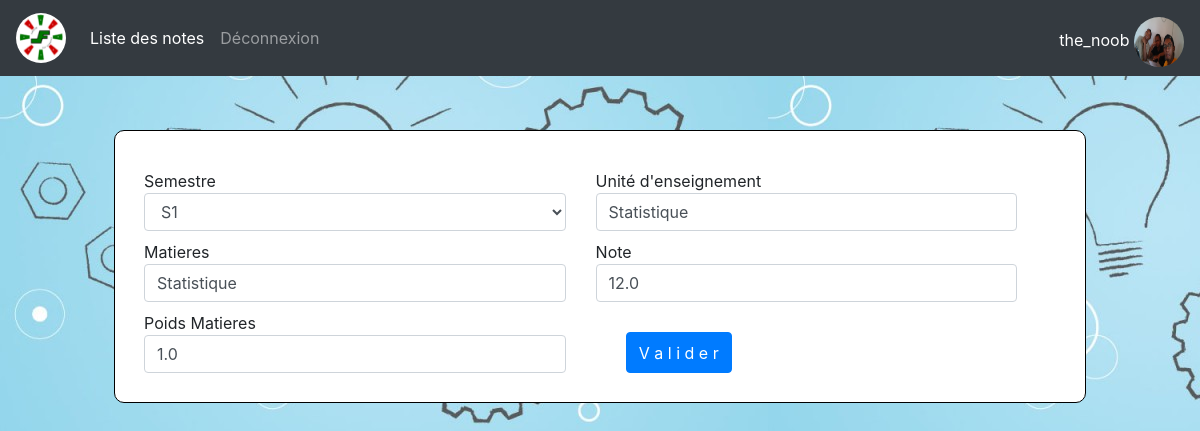
Screenshot of /editnote/4 (signed in) with the database file from the repository.
### blog/models.py (models this page shows, shortened)
class Profil(models.Model):
    utilisateur = models.OneToOneField(User, on_delete=models.CASCADE, verbose_name = u"Choisissez Votre CE: ")
    parcour = models.CharField(choices = parcours, max_length=5,  verbose_name = u"Choisissez Votre Parcours: ")
    avatar = models.ImageField(null = True, blank = True, upload_to='avatars/', default='avatars/student_male_64px.png')
    class Meta:
        ordering = ['utilisateur',]

class Note_User(models.Model):
    Semestre = models.CharField(max_length=3, choices = semestre, null=True)
    Nom_UE = models.CharField(max_length = 20, verbose_name = "Unité d'enseignement",null=True)
    Nom_Mat = models.CharField(max_length = 30, verbose_name = "Matieres",null=True)
    Note = models.FloatField(max_length = 10, verbose_name = "Note",null=True)
    Poids_Mat = models.FloatField(max_length = 10, verbose_name = "Poids Matieres", null = True)
    Validation_UE = models.BooleanField(default = False)
    Validation_Semestre = models.BooleanField(default = False)
    Us = models.ForeignKey(User, on_delete=models.CASCADE, verbose_name="L'étudiant")

### blog/views.py (the view)
# urls.py: path('editnote/<str:pk>', EditNote, name ='editnote'),
@login_required(login_url = '../login/')
def EditNote(request, pk):
    if request.user.is_superuser:
        erreur = False
        success = False
        note_user = Note_User.objects.get(id = pk)
        form = EnregistrerNote(instance = note_user)
        if request.method == 'POST':
            form = EnregistrerNote(request.POST, instance = note_user)
            if form.is_valid:
                form.save()
                return redirect(Shownote)
        else:
            return render(request, 'blog/admin/editnote.html', locals())
    else:
        return redirect(Shownote)

### blog/forms.py
class EnregistrerNote(ModelForm):
	class Meta:
		model = Note_User
		fields = '__all__'
		exclude = ['Validation_UE', 'Validation_Semestre', 'Us']
		widgets={
			'Semestre':forms.Select(attrs={'class':'form-control'}),
			'Nom_UE':forms.TextInput(attrs={'placeholder':"Nom de l'unité", 'class':'form-control'}),
			'Nom_Mat':forms.TextInput(attrs={'placeholder':"Nom de la Matiere", 'class':'form-control'}),
			'Note':forms.NumberInput(attrs={'placeholder':'Note de la matieres','class':'form-control'}),
			'Poids_Mat':forms.NumberInput(attrs={'placeholder':'Poids de la matieres','class':'form-control'}),
		}

### blog/templates/blog/admin/editnote.html (shortened to what this page needs)
{% extends 'blog/signup.html' %}
{% load static %}
{% block 'css' %}
    <link rel="stylesheet" href="{% static 'css/signup.css' %}">
    <link rel="stylesheet" href="{% static 'node_modules/bootstrap/dist/css/bootstrap.css' %}">
{% endblock %}
{% block 'navbar' %}
<nav class="navbar navbar-expand-md navbar-dark bg-dark">
    <a class="navbar-brand" href="#"><img src="{% static 'images/FAC.PNG' %}" alt="Logo Sciences" class="rounded-circle" style="width: 50px; height: 50px;"></a>
    <div class="collapse navbar-collapse" id="navbarCollapse">
        <ul class="navbar-nav mr-auto">
            <li class="nav-item active">
                <a class="nav-link" href="../shownote">Liste des notes</a>
            </li>
            <li class="nav-item">
                <a class="nav-link" href="../logout">Déconnexion</a>
            </li>
        </ul>
        <div class="form-inline mt-2 mt-md- text-white" style="margin-left: 1%;">
            <span>
                {{user.username}}
                <img src="{{request.user.profil.avatar.url}}"  style="width: 50px; height: 50px;" class="rounded-circle">
            </span>
        </div>
    </div>
  </nav>
{% endblock %}
{% block 'formulaire' %}
<div class="row" style="border: 1px solid black; border-radius: 10px; margin: 5%; background-color: white;">
    <div style="justify-content:center;display:flex; width: 90%; margin: 3%;">
        <form class="form-floating row" method="POST" enctype="multipart/form-data">
            {% for field in form %}
                <div class="col-md-6" style="margin-top:1%;">
                    {{field.label}}
                    <br>
                    {{field}}
                </div>
            {% endfor %}
            <input type="submit" value="V a l i d e r" class="btn btn-primary" style="margin-top:30px; margin-left: 5%;">
        </form>
    </div>
</div>
{% endblock %}

### rows the page displays
Note_User: form "S1" "Statistique" "Statistique" "12.0" "1.0"

### other values shown
{{ user.username }} "the_noob"
{{ field.label }} "Semestre" "Unité d'enseignement" "Matieres" "Note" "Poids Matieres"
